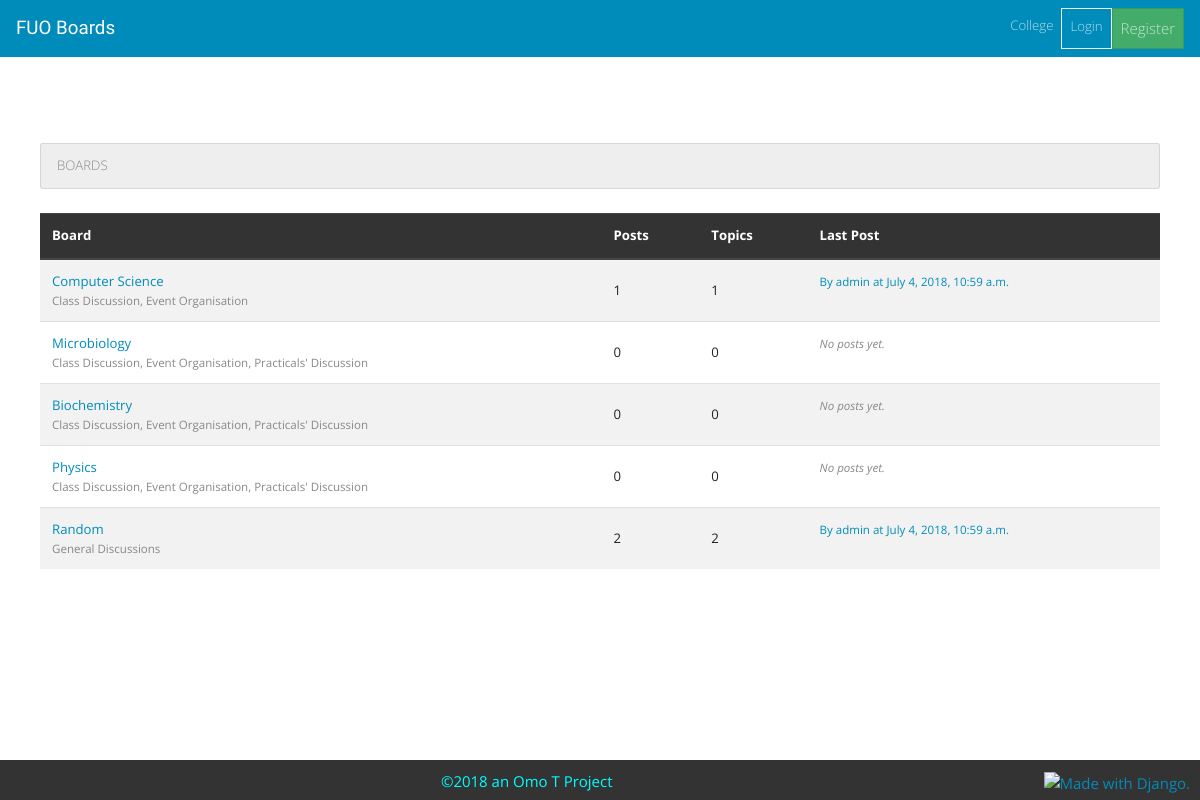
The page / on the database its author committed.
### board/models.py (models this page shows, shortened)
class Board(models.Model):
    name = models.CharField(max_length=30, unique=True)
    description = models.CharField(max_length=256)
    def get_posts_count(self):
        return Post.objects.filter(topic__board=self).count()
    def get_last_post(self):
        return Post.objects.filter(topic__board=self).order_by('-created_at').first()

class Post(models.Model):
    message = models.TextField(max_length=4000)
    topic = models.ForeignKey(Topic, on_delete=models.CASCADE, related_name="posts")
    created_at = models.DateTimeField(auto_now_add=True)
    updated_at = models.DateTimeField(null=True)
    created_by = models.ForeignKey(User, on_delete=models.CASCADE, related_name="posts")
    updated_by = models.ForeignKey(User, on_delete=models.CASCADE, null=True, related_name="+")

### board/views.py (the view)
# urls.py: path('', views.BoardListView.as_view(), name='home'),
class BoardListView(ListView):
    model = Board
    context_object_name = 'boards'
    template_name = 'home.html'

### templates/home.html
{% extends 'base.html' %}
{% block breadcrumb %}
  <li class="breadcrumb-item active">Boards</li>
{% endblock %}
{% block content %}
<table class="table table-striped">
    <thead class="thead-dark">
        <tr>
            <th>Board</th>
            <th>Posts</th>
            <th>Topics</th>
            <th>Last Post</th>
        </tr>
    </thead>
    <tbody>
        {% for board in boards %}
        <tr>
            <td><a href="{% url 'board_topics' board.pk %}">{{board.name}}</a>
                <small class="text-muted d-block">{{ board.description }}</small>
            </td>
            <td class="align-middle">{{ board.get_posts_count }}</td>
            <td class="align-middle">{{ board.topics.count }}</td>
            <td>
                {% with post=board.get_last_post %}
                    {% if post %}
                        <small>
                            <a href="{% url 'topic_posts' board.pk post.topic.pk %}">
                                By {{ post.created_by.username }} at {{ post.created_at }}
                            </a>
                        </small>
                        {% else %}
                        <small class="text-muted">
                            <em>No posts yet.</em>
                        </small>
                    {% endif %}
                {% endwith %}
            </td>
        </tr>
        {% endfor %}
    </tbody>
</table>
{% endblock %}

### rows shown on the page
Board: name "Computer Science", description "Class Discussion, Event Organisation", get_posts_count "1", topics.count "1", get_last_post.created_by.username "admin", get_last_post.created_at "July 4, 2018, 10:59 a.m."
Board: name "Microbiology", description "Class Discussion, Event Organisation, Practicals' Discussion", get_posts_count "0", topics.count "0", shows "No posts yet."
Board: name "Biochemistry", description "Class Discussion, Event Organisation, Practicals' Discussion", get_posts_count "0", topics.count "0", shows "No posts yet."
Board: name "Physics", description "Class Discussion, Event Organisation, Practicals' Discussion", get_posts_count "0", topics.count "0", shows "No posts yet."
Board: name "Random", description "General Discussions", get_posts_count "2", topics.count "2", get_last_post.created_by.username "admin", get_last_post.created_at "July 4, 2018, 10:59 a.m."
